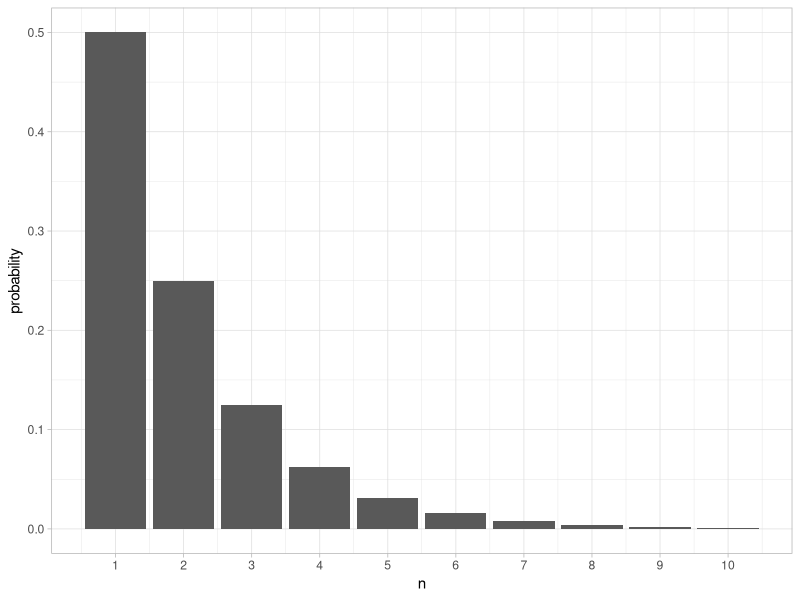
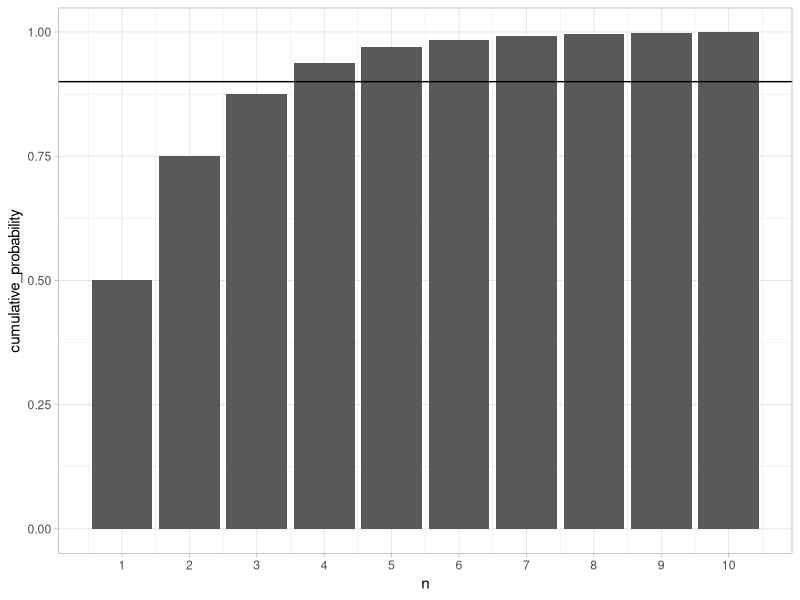

These charts were generated, in order, by the following R code:
## ---- chunk 1
library(tidyverse)
ggplot2::theme_set(ggplot2::theme_light())
## ---- chunk 2
flip_data <- tibble(
  n = 1:10,
  probability = (1/2)^n
)

flip_data %>% 
  ggplot() +
  aes(x = n, y = probability) +
  geom_col() +
  scale_x_continuous(breaks = 1:10)
## ---- chunk 3
flip_data %>% 
  mutate(cumulative_probability = cumsum(probability)) %>% 
  ggplot() +
  aes(x = n, y = cumulative_probability) +
  geom_col() +
  geom_hline(yintercept = 0.9) +
  scale_x_continuous(breaks = 1:10)
## ---- chunk 4
n <- 10
k <- 2
choose(n, k)
factorial(k)
## ---- chunk 5
inner <- \(x, y) t(x) %*% y
cosang <- \(x, y) (t(x) %*% y)/(norm(x, "2")*norm(y, "2"))

set.seed(1234)
x1 <- runif(100, -1, 1)/100
x2 <- runif(100, -1, 1)/100
x3 <- 2 * x1 - pi / 1000

inner(x1, x2)
inner(x1, x3)

cosang(x1, x2)
cosang(x1, x3)
## ---- chunk 6
W <- matrix(1:9, ncol = 3, nrow = 3)
W

x <- c(2, -1, 1)

W %*% x

z <- t(x) %*% (W %*% x)
z
## ---- chunk 7
X <- matrix(c(1, -2, 0, 3, 7, 1), nrow = 3, ncol = 2)
XtX <- t(X) %*% X
XtXinv <- solve(XtX)
XtXinv
## ---- chunk 8
y <- c(2,1,0)
beta <- solve(qr(X), y)
beta
